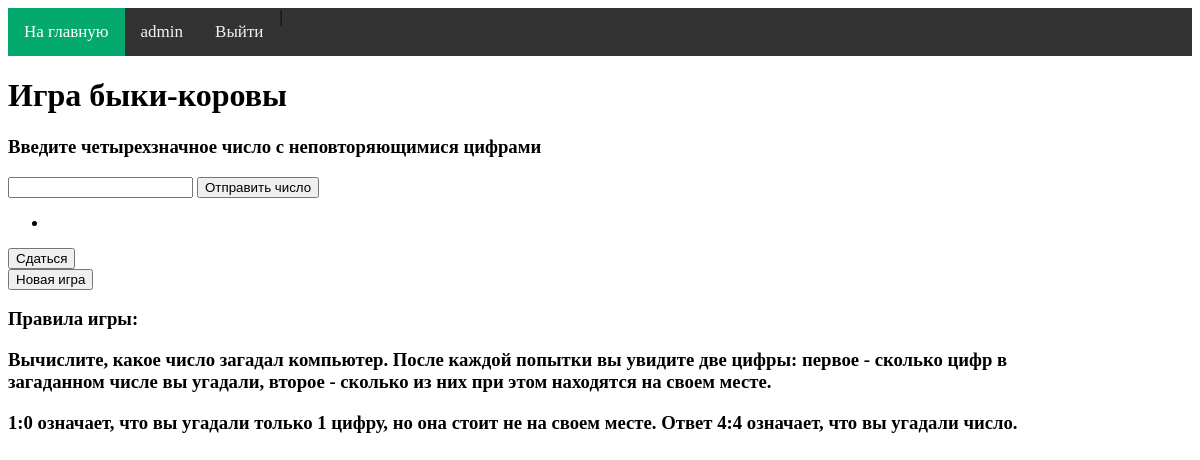
The app's page /bullscows/ (signed in), older data.
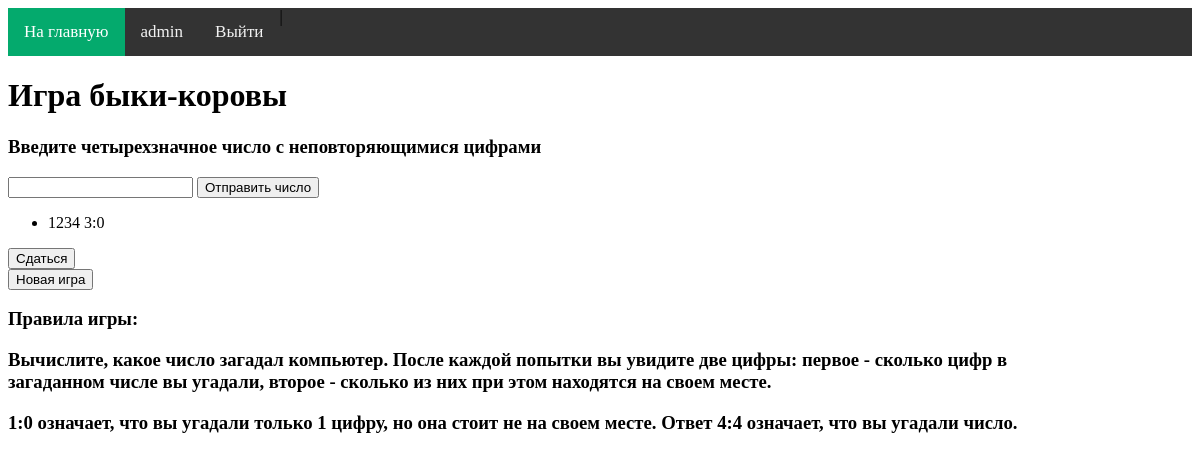
The same page, newer data.
### game/models.py (models this page shows)
class Bullscows(models.Model):
    answer = models.CharField(max_length=4, blank=True)
    try_string = models.TextField(blank=True)
    user = models.ForeignKey(User, on_delete=models.CASCADE, related_name='game')

### game/views.py (the view)
# urls.py: path('bullscows/', bullscows, name='bullscows'),
def bullscows(request):
    player = request.user
    if not player.is_authenticated:
        return redirect('/users/login_user/')
    if player.game.count() == 0:
        creating_new_game(player)
        return render(request, 'game/bullscows.html', context={"new_game": 'Новая игра'})
    request_value = request.POST.get('value')
    data = request_value_handler(game=get_game(player), request_value=request_value)
    return render(request, 'game/bullscows.html', context=data)

### game/utils.py (called while the page is built)
def check_answer_is_available(game_answer: str) -> str:
    if game_answer == "None":
        answer = create_answer()
        return answer

def get_game(player: User) -> Bullscows:
    game = player.game.all()[0]
    answer = check_answer_is_available(game.answer)
    if answer:
        game.answer = answer
    game.save()
    return game

def request_value_handler(game: Bullscows, request_value: str) -> dict:
    if request_value == 'give up':
        return give_up(game)
    elif request_value == 'new game':
        return new_game(game)
    elif request_value is None:
        data = {'list_of_tries': game.try_string.split(',')}
        return data
    else:
        return game_logic(game, request_value)

### game/templates/game/bullscows.html (shortened to what this page needs)
{% extends 'game/base.html' %}
{% block content%}
<h1> Игра быки-коровы</h1>
<h3>Введите четырехзначное число с неповторяющимися цифрами</h3>
<div>
<p> <form action="" method = 'post'>
    <input type="text" name="value">
    <button type="submit"> Отправить число </button>
</form>
</p>
<p>
<p> {% if list_of_tries %}
    <ul>
    {% for l in list_of_tries %}
        <li>   {{l}}    </li>
    {% endfor%}
    </ul>
    {% endif%}</p>
<form action="" method = 'post'>
    <button type="submit" name="value" value="give up"> Сдаться </button>
</form>
    <form action="" method = 'post'>
    <button type="submit" name="value" value="new game"> Новая игра </button>
</form>
    </div>
<div >
<h3><p> Правила игры:</p>
<p style="width:1000px;">
Вычислите, какое число загадал компьютер. После каждой попытки вы увидите две цифры: первое - сколько цифр в загаданном числе вы угадали,
второе - сколько из них при этом находятся на своем месте.</p>
   <p> 1:0 означает, что вы угадали только 1 цифру, но она стоит не на своем месте.
Ответ 4:4 означает, что вы угадали число.</p> </h3>
</div>
{% endblock %}

Row changes from the older to the newer data that the page shows:
added Bullscows: list_of_tries "1234 3:0"
